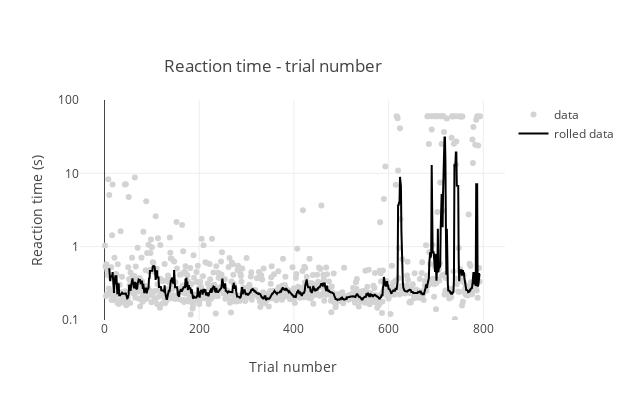

Here is the notebook cell this chart was saved with:
### Code cell
# get all trial of the day
trial_sets = (behavior.TrialSet & 
              (behavior.CompleteTrialSession & 
               'stim_on_times_status="Complete"')).proj(
    session_date='DATE(session_start_time)')
trials = behavior.TrialSet.Trial & (behavior.TrialSet * trial_sets & key)
rt_trials = trials.proj(rt='trial_response_time-trial_stim_on_time').fetch(as_dict=True)
rt_trials = pd.DataFrame(rt_trials)
rt_trials.index = rt_trials.index + 1
rt_rolled = rt_trials['rt'].rolling(window=10).median()
rt_rolled = rt_rolled.where((pd.notnull(rt_rolled)), None)


data = dict(
    x=rt_trials.index.tolist(),
    y=rt_trials['rt'].tolist(),
    name='data',
    type='scatter',
    mode='markers',
    marker=dict(
        color='lightgray'
    )
)

rolled = dict(
    x=rt_trials.index.tolist(),
    y=rt_rolled.values.tolist(),
    name='rolled data',
    type='scatter',
    marker=dict(
        color='black'
    )
)

data = [data, rolled]

layout = go.Layout(
    width=630,
    height=400,
    title=dict(
        text='Reaction time - trial number',
        x=0.26,
        y=0.85
    ),
    xaxis=dict(
        title='Trial number',
        showgrid=True
    ), 
    yaxis=dict(
        title='Reaction time (s)',
        type='log',
        range=np.log10([0.1, 100]).tolist(),
        dtick=np.log10([0.1, 1, 10, 100]).tolist()),
    template=dict(
        layout=dict(
           plot_bgcolor="white"
        ))
)

fig = go.Figure(data=data, layout=layout)
plotly.offline.iplot(fig)

### Figure 1 — Plotly figure (JSON) as saved in the notebook; plotly's stock layout.template omitted (floating-point values rounded to 4 significant figures; data arrays with more than 128 entries replaced by an {"elided": "..."} marker saying what was removed)
{"data": [{"marker": {"color": "lightgray"}, "mode": "markers", "name": "data", "type": "scatter", "x": {"elided": "793 int values"}, "y": {"elided": "793 float values"}}, {"marker": {"color": "black"}, "name": "rolled data", "type": "scatter", "x": {"elided": "793 int values"}, "y": {"elided": "793 float values"}}], "layout": {"height": 400, "title": {"text": "Reaction time - trial number", "x": 0.26, "y": 0.85}, "width": 630, "xaxis": {"showgrid": true, "title": {"text": "Trial number"}}, "yaxis": {"dtick": [-1, 0, 1, 2], "range": [-1, 2], "title": {"text": "Reaction time (s)"}, "type": "log"}}}
